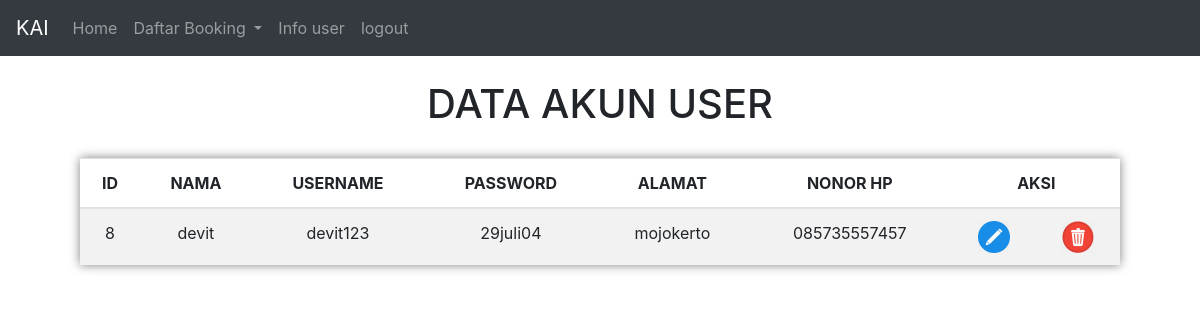
Before: /admin/info_user.php with the older database file.
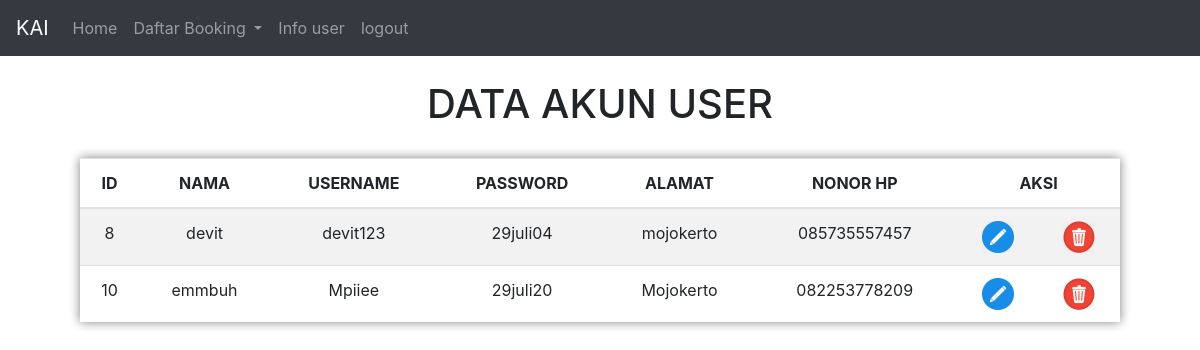
After: the same page with the newer database file.
### tables this page shows
CREATE TABLE `user` (
  `id` int(10) NOT NULL,
  `nama` varchar(30) NOT NULL,
  `username` varchar(8) NOT NULL,
  `password` varchar(8) NOT NULL,
  `alamat` varchar(50) NOT NULL,
  `no_hp` varchar(50) NOT NULL,
  `level` varchar(225) NOT NULL
);

### admin/info_user.php (the view, shortened to what this page needs)
<!DOCTYPE html>
<html lang="en">
<head>
    <link rel="stylesheet" href="https://stackpath.bootstrapcdn.com/bootstrap/4.4.1/css/bootstrap.min.css">
</head>
<body>
    <nav class="navbar navbar-expand-lg navbar-dark bg-dark">
    <a class="navbar-brand" href="#">KAI</a>
    <div class="collapse navbar-collapse" id="navbarNav">
        <ul class="navbar-nav">
            <li class="nav-item ">
                <a class="nav-link" href="index.php">Home <span class="sr-only">(current)</span></a>
            </li>
            <li class="nav-item dropdown">
                <a class="nav-link dropdown-toggle" href="#" id="navbarDropdownMenuLink" role="button" data-toggle="dropdown" aria-haspopup="true" aria-expanded="false">
                Daftar Booking
                </a>
            </li>
            <li class="nav-item">
                <a class="nav-link" href="info_user.php">Info user</a>
            </li>
        </ul>
        <ul class="navbar-nav" >
            <li class="nav-item">
            <a class="nav-link" href="../index.php">logout</a>
            </li>
        </ul>
    </div>
    </nav>
                        <center>
                            <br>
                            <h1>DATA AKUN USER</h1>
                            <div style="margin-top:30px;margin-left:80px;margin-right:80px;text-align:center;box-shadow: 0 0 10px gray;" >
                                <table class="table table-striped" width="" cellpadding="" >
                                <thead>
                                    <tr>
                                    <th scope="col">ID</th>
                                    <th scope="col">NAMA</th>
                                    <th scope="col">USERNAME</th>
                                    <th scope="col">PASSWORD</th>
                                    <th scope="col">ALAMAT</th>
                                    <th scope="col">NONOR HP</th>
                                    <th scope="col" colspan="2">AKSI</th>
                                    </tr>
                                </thead>
                                <tbody>
                                    <?php
                                    include "./koneksi.php";
                                    $query = "SELECT * FROM user";
                                    $sql = mysqli_query($connect,$query);
                                    while($data = mysqli_fetch_array($sql)){
                                        echo "<tr>";
                                        echo "<td>".$data['id']."</td>";
                                        echo "<td>".$data['nama']."</td>";
                                        echo "<td>".$data['username']."</td>";
                                        echo "<td>".$data['password']."</td>";
                                        echo "<td>".$data['alamat']."</td>";
                                        echo "<td>".$data['no_hp']."</td>";
                                        echo "<td><a href='update.php?id_tiket=".$data['id']."'><img src='../gambar/update.webp' alt='' width='32' height='32' title='UPDATE'></a></td>";
                                        echo "<td><a href='delete.php?id_tiket=".$data['id']."' onclick='return confirm(\"apakah anda yakin ingin menghapus data?\")'> <img src='../gambar/delete.webp' alt='' width='32' height='32' title='DELETE'> </a></td>";
                                        echo "</tr>";
                                    }
                                    ?>
                                </tbody>
                            </table>
                            </div>
                        </center>
</body>
</html>

Changed rows visible on the page:
added user: id "10", nama "emmbuh", username "Mpiiee", password "29juli20", alamat "Mojokerto", no_hp "082253778209"
